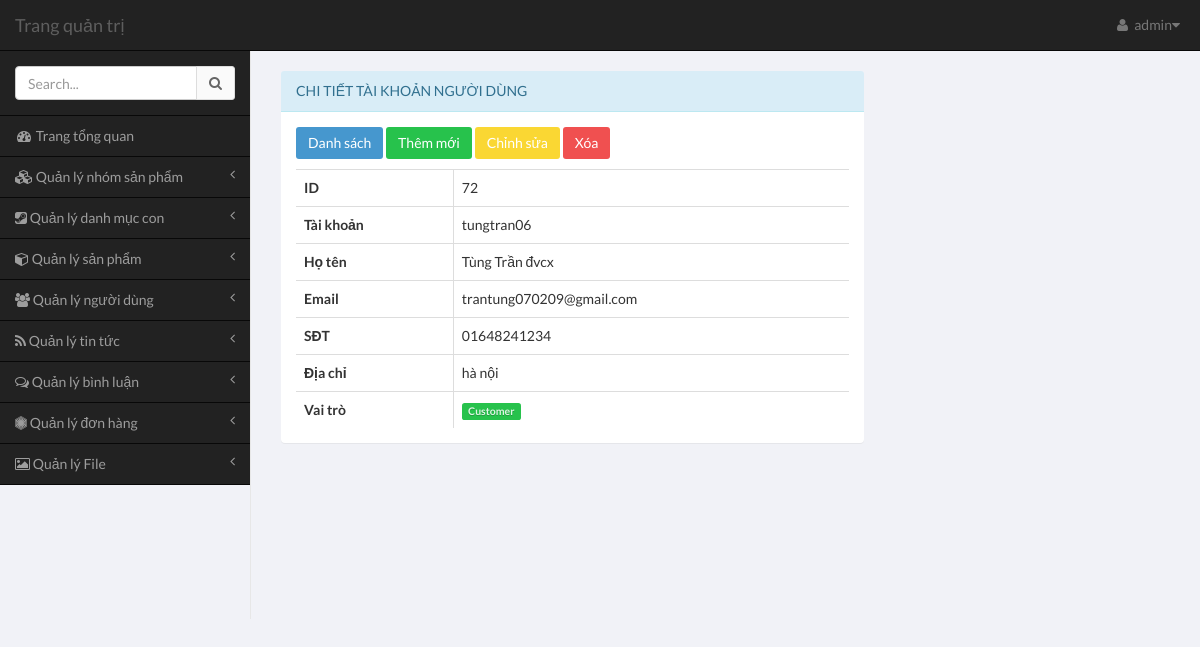
The page /admin/pages/index.php?module=user&action=view-user&id=72 (signed in) on the database its author committed.
### tables this page shows
CREATE TABLE `user` (
  `user_id` int(11) NOT NULL,
  `username` varchar(100) NOT NULL,
  `password` varchar(64) NOT NULL,
  `email` varchar(100) NOT NULL,
  `full_name` varchar(100) DEFAULT NULL,
  `phone` varchar(100) DEFAULT NULL,
  `address` varchar(255) DEFAULT NULL,
  `role` tinyint(4) NOT NULL DEFAULT '1'
);

### common/database.php (called while the page is built, shortened)
<?php
$mysqli = mysqli_connect(DB_HOST, DB_USER, DB_PASS, DB_NAME);
mysqli_set_charset($mysqli,"utf8");
function get_one($table,$field_name,$field_value){
	global $mysqli;
	$sql = "SELECT * FROM $table WHERE $field_name = '$field_value'";
	$res = mysqli_query($mysqli,$sql);
	return mysqli_fetch_assoc($res);
}
?>

### admin/pages/modules/user/view-user.php (the view, shortened to what this page needs)
<?php
if (!empty($_GET['id'])) {
	$row = get_one('user','user_id',$_GET['id']);
}else{
	echo 'Tham so id khong hop le';
}
?>
<div class="row">
    <div class="col-md-8">
        <section class="panel panel-info" style="margin-top: 20px;">
            <header class="panel-heading" >
                Chi tiết tài khoản người dùng
            </header>
            <div class="panel-body table-responsive">
				<p>
					<a href="index.php?module=user&action=list-user" class="btn btn-primary">
						Danh sách
					</a>
					<a href="index.php?module=user&action=add-user" class="btn btn-success">
						Thêm mới
					</a>
					<a href="index.php?module=user&action=edit-user&id=<?php echo $row['user_id']; ?>" class="btn btn-warning">
						Chỉnh sửa
					</a>
					<a href="index.php?module=user&action=delete-user&id=<?php echo $row['user_id']; ?>" class="btn btn-danger" onclick="return confirm('Are you sure ? ')">
						Xóa
					</a>
				</p>
				<?php if($row) : ?>
					<table class="table table-bordered table-hover">
						<tbody>
							<tr>
								<th>ID</th>
								<td><?php echo $row['user_id'] ?></td>
							</tr>
							<tr>
								<th>Tài khoản</th>
								<td><?php echo $row['username'] ?></td>
							</tr>
							<tr>
								<th>Họ tên</th>
								<td><?php echo $row['full_name'] ?></td>
							</tr>
							<tr>
								<th>Email</th>
								<td><?php echo $row['email'] ?></td>
							</tr>
							<tr>
								<th>SĐT</th>
								<td><?php echo $row['phone'] ?></td>
							</tr>
							<tr>
								<th>Địa chỉ</th>
								<td><?php echo $row['address'] ?></td>
							</tr>
							<tr>
								<th>Vai trò</th>
								<td>
									<?php if($row['role'] == 1 ) : ?>
										<a href="index.php?action=list-user&role=1" class="label label-success">Customer</a>
									<?php elseif($row['role'] == 2): ?>
										<a href="index.php?action=list-user&role=2" class="label label-danger">Moderator</a>
									<?php else: ?>
										<a href="index.php?action=list-user&role=3" class="label label-primary">Admin</a>
									<?php endif; ?>
								</td>
							</tr>
						</tbody>
					</table>
				<?php endif; ?>
			</div>
		</section>
	</div>
</div>

### rows shown on the page
user: user_id "72", username "tungtran06", full_name "Tùng Trần đvcx", email "trantung070209@gmail.com", phone "01648241234", address "hà nội"

### other values the page prints
$user['username'] "admin"
